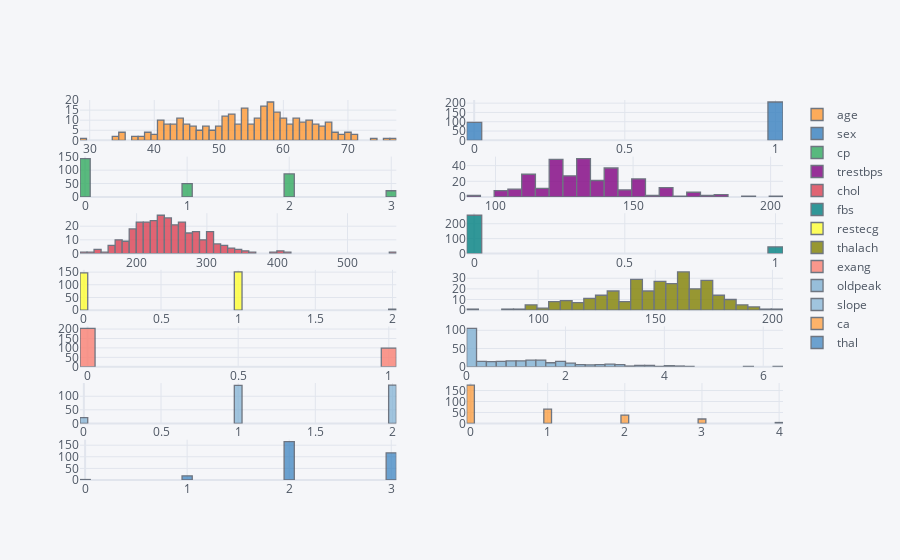

Here is the notebook cell this chart was saved with:
### Code cell
df[numerical].iplot(kind='histogram',subplots=True,bins=50)

### Figure 1 — Plotly figure (JSON) as saved in the notebook; plotly's stock layout.template omitted (floating-point values rounded to 4 significant figures; data arrays with more than 128 entries replaced by an {"elided": "..."} marker saying what was removed)
{"data": [{"histfunc": "count", "histnorm": "", "marker": {"color": "rgba(255, 153, 51, 1.0)", "line": {"color": "#4D5663", "width": 1.3}}, "name": "age", "nbinsx": 50, "opacity": 0.8, "orientation": "v", "type": "histogram", "x": {"elided": "302 int values"}, "xaxis": "x", "yaxis": "y"}, {"histfunc": "count", "histnorm": "", "marker": {"color": "rgba(55, 128, 191, 1.0)", "line": {"color": "#4D5663", "width": 1.3}}, "name": "sex", "nbinsx": 50, "opacity": 0.8, "orientation": "v", "type": "histogram", "x": {"elided": "302 int values"}, "xaxis": "x2", "yaxis": "y2"}, {"histfunc": "count", "histnorm": "", "marker": {"color": "rgba(50, 171, 96, 1.0)", "line": {"color": "#4D5663", "width": 1.3}}, "name": "cp", "nbinsx": 50, "opacity": 0.8, "orientation": "v", "type": "histogram", "x": {"elided": "302 int values"}, "xaxis": "x3", "yaxis": "y3"}, {"histfunc": "count", "histnorm": "", "marker": {"color": "rgba(128, 0, 128, 1.0)", "line": {"color": "#4D5663", "width": 1.3}}, "name": "trestbps", "nbinsx": 50, "opacity": 0.8, "orientation": "v", "type": "histogram", "x": {"elided": "302 int values"}, "xaxis": "x4", "yaxis": "y4"}, {"histfunc": "count", "histnorm": "", "marker": {"color": "rgba(219, 64, 82, 1.0)", "line": {"color": "#4D5663", "width": 1.3}}, "name": "chol", "nbinsx": 50, "opacity": 0.8, "orientation": "v", "type": "histogram", "x": {"elided": "302 int values"}, "xaxis": "x5", "yaxis": "y5"}, {"histfunc": "count", "histnorm": "", "marker": {"color": "rgba(0, 128, 128, 1.0)", "line": {"color": "#4D5663", "width": 1.3}}, "name": "fbs", "nbinsx": 50, "opacity": 0.8, "orientation": "v", "type": "histogram", "x": {"elided": "302 int values"}, "xaxis": "x6", "yaxis": "y6"}, {"histfunc": "count", "histnorm": "", "marker": {"color": "rgba(255, 255, 51, 1.0)", "line": {"color": "#4D5663", "width": 1.3}}, "name": "restecg", "nbinsx": 50, "opacity": 0.8, "orientation": "v", "type": "histogram", "x": {"elided": "302 int values"}, "xaxis": "x7", "yaxis": "y7"}, {"histfunc": "count", "histnorm": "", "marker": {"color": "rgba(128, 128, 0, 1.0)", "line": {"color": "#4D5663", "width": 1.3}}, "name": "thalach", "nbinsx": 50, "opacity": 0.8, "orientation": "v", "type": "histogram", "x": {"elided": "302 int values"}, "xaxis": "x8", "yaxis": "y8"}, {"histfunc": "count", "histnorm": "", "marker": {"color": "rgba(251, 128, 114, 1.0)", "line": {"color": "#4D5663", "width": 1.3}}, "name": "exang", "nbinsx": 50, "opacity": 0.8, "orientation": "v", "type": "histogram", "x": {"elided": "302 int values"}, "xaxis": "x9", "yaxis": "y9"}, {"histfunc": "count", "histnorm": "", "marker": {"color": "rgba(128, 177, 211, 1.0)", "line": {"color": "#4D5663", "width": 1.3}}, "name": "oldpeak", "nbinsx": 50, "opacity": 0.8, "orientation": "v", "type": "histogram", "x": {"elided": "302 float values"}, "xaxis": "x10", "yaxis": "y10"}, {"histfunc": "count", "histnorm": "", "marker": {"color": "rgba(128, 177, 211, 0.8999999999999999)", "line": {"color": "#4D5663", "width": 1.3}}, "name": "slope", "nbinsx": 50, "opacity": 0.8, "orientation": "v", "type": "histogram", "x": {"elided": "302 int values"}, "xaxis": "x11", "yaxis": "y11"}, {"histfunc": "count", "histnorm": "", "marker": {"color": "rgba(255, 153, 51, 0.8999999999999999)", "line": {"color": "#4D5663", "width": 1.3}}, "name": "ca", "nbinsx": 50, "opacity": 0.8, "orientation": "v", "type": "histogram", "x": {"elided": "302 int values"}, "xaxis": "x12", "yaxis": "y12"}, {"histfunc": "count", "histnorm": "", "marker": {"color": "rgba(55, 128, 191, 0.8999999999999999)", "line": {"color": "#4D5663", "width": 1.3}}, "name": "thal", "nbinsx": 50, "opacity": 0.8, "orientation": "v", "type": "histogram", "x": {"elided": "302 int values"}, "xaxis": "x13", "yaxis": "y13"}], "layout": {"barmode": "overlay", "legend": {"bgcolor": "#F5F6F9", "font": {"color": "#4D5663"}}, "paper_bgcolor": "#F5F6F9", "plot_bgcolor": "#F5F6F9", "title": {"font": {"color": "#4D5663"}}, "xaxis": {"anchor": "y", "domain": [0, 0.45], "gridcolor": "#E1E5ED", "showgrid": true, "tickfont": {"color": "#4D5663"}, "title": {"font": {"color": "#4D5663"}, "text": ""}, "zerolinecolor": "#E1E5ED"}, "xaxis10": {"anchor": "y10", "domain": [0.55, 1], "gridcolor": "#E1E5ED", "showgrid": true, "tickfont": {"color": "#4D5663"}, "title": {"font": {"color": "#4D5663"}, "text": ""}, "zerolinecolor": "#E1E5ED"}, "xaxis11": {"anchor": "y11", "domain": [0, 0.45], "gridcolor": "#E1E5ED", "showgrid": true, "tickfont": {"color": "#4D5663"}, "title": {"font": {"color": "#4D5663"}, "text": ""}, "zerolinecolor": "#E1E5ED"}, "xaxis12": {"anchor": "y12", "domain": [0.55, 1], "gridcolor": "#E1E5ED", "showgrid": true, "tickfont": {"color": "#4D5663"}, "title": {"font": {"color": "#4D5663"}, "text": ""}, "zerolinecolor": "#E1E5ED"}, "xaxis13": {"anchor": "y13", "domain": [0, 0.45], "gridcolor": "#E1E5ED", "showgrid": true, "tickfont": {"color": "#4D5663"}, "title": {"font": {"color": "#4D5663"}, "text": ""}, "zerolinecolor": "#E1E5ED"}, "xaxis14": {"anchor": "y14", "domain": [0.55, 1], "gridcolor": "#E1E5ED", "showgrid": true, "tickfont": {"color": "#4D5663"}, "title": {"font": {"color": "#4D5663"}, "text": ""}, "zerolinecolor": "#E1E5ED"}, "xaxis2": {"anchor": "y2", "domain": [0.55, 1], "gridcolor": "#E1E5ED", "showgrid": true, "tickfont": {"color": "#4D5663"}, "title": {"font": {"color": "#4D5663"}, "text": ""}, "zerolinecolor": "#E1E5ED"}, "xaxis3": {"anchor": "y3", "domain": [0, 0.45], "gridcolor": "#E1E5ED", "showgrid": true, "tickfont": {"color": "#4D5663"}, "title": {"font": {"color": "#4D5663"}, "text": ""}, "zerolinecolor": "#E1E5ED"}, "xaxis4": {"anchor": "y4", "domain": [0.55, 1], "gridcolor": "#E1E5ED", "showgrid": true, "tickfont": {"color": "#4D5663"}, "title": {"font": {"color": "#4D5663"}, "text": ""}, "zerolinecolor": "#E1E5ED"}, "xaxis5": {"anchor": "y5", "domain": [0, 0.45], "gridcolor": "#E1E5ED", "showgrid": true, "tickfont": {"color": "#4D5663"}, "title": {"font": {"color": "#4D5663"}, "text": ""}, "zerolinecolor": "#E1E5ED"}, "xaxis6": {"anchor": "y6", "domain": [0.55, 1], "gridcolor": "#E1E5ED", "showgrid": true, "tickfont": {"color": "#4D5663"}, "title": {"font": {"color": "#4D5663"}, "text": ""}, "zerolinecolor": "#E1E5ED"}, "xaxis7": {"anchor": "y7", "domain": [0, 0.45], "gridcolor": "#E1E5ED", "showgrid": true, "tickfont": {"color": "#4D5663"}, "title": {"font": {"color": "#4D5663"}, "text": ""}, "zerolinecolor": "#E1E5ED"}, "xaxis8": {"anchor": "y8", "domain": [0.55, 1], "gridcolor": "#E1E5ED", "showgrid": true, "tickfont": {"color": "#4D5663"}, "title": {"font": {"color": "#4D5663"}, "text": ""}, "zerolinecolor": "#E1E5ED"}, "xaxis9": {"anchor": "y9", "domain": [0, 0.45], "gridcolor": "#E1E5ED", "showgrid": true, "tickfont": {"color": "#4D5663"}, "title": {"font": {"color": "#4D5663"}, "text": ""}, "zerolinecolor": "#E1E5ED"}, "yaxis": {"anchor": "x", "domain": [0.8939, 1], "gridcolor": "#E1E5ED", "showgrid": true, "tickfont": {"color": "#4D5663"}, "title": {"font": {"color": "#4D5663"}, "text": ""}, "zerolinecolor": "#E1E5ED"}, "yaxis10": {"anchor": "x10", "domain": [0.298, 0.4041], "gridcolor": "#E1E5ED", "showgrid": true, "tickfont": {"color": "#4D5663"}, "title": {"font": {"color": "#4D5663"}, "text": ""}, "zerolinecolor": "#E1E5ED"}, "yaxis11": {"anchor": "x11", "domain": [0.149, 0.2551], "gridcolor": "#E1E5ED", "showgrid": true, "tickfont": {"color": "#4D5663"}, "title": {"font": {"color": "#4D5663"}, "text": ""}, "zerolinecolor": "#E1E5ED"}, "yaxis12": {"anchor": "x12", "domain": [0.149, 0.2551], "gridcolor": "#E1E5ED", "showgrid": true, "tickfont": {"color": "#4D5663"}, "title": {"font": {"color": "#4D5663"}, "text": ""}, "zerolinecolor": "#E1E5ED"}, "yaxis13": {"anchor": "x13", "domain": [0, 0.1061], "gridcolor": "#E1E5ED", "showgrid": true, "tickfont": {"color": "#4D5663"}, "title": {"font": {"color": "#4D5663"}, "text": ""}, "zerolinecolor": "#E1E5ED"}, "yaxis14": {"anchor": "x14", "domain": [0, 0.1061], "gridcolor": "#E1E5ED", "showgrid": true, "tickfont": {"color": "#4D5663"}, "title": {"font": {"color": "#4D5663"}, "text": ""}, "zerolinecolor": "#E1E5ED"}, "yaxis2": {"anchor": "x2", "domain": [0.8939, 1], "gridcolor": "#E1E5ED", "showgrid": true, "tickfont": {"color": "#4D5663"}, "title": {"font": {"color": "#4D5663"}, "text": ""}, "zerolinecolor": "#E1E5ED"}, "yaxis3": {"anchor": "x3", "domain": [0.7449, 0.851], "gridcolor": "#E1E5ED", "showgrid": true, "tickfont": {"color": "#4D5663"}, "title": {"font": {"color": "#4D5663"}, "text": ""}, "zerolinecolor": "#E1E5ED"}, "yaxis4": {"anchor": "x4", "domain": [0.7449, 0.851], "gridcolor": "#E1E5ED", "showgrid": true, "tickfont": {"color": "#4D5663"}, "title": {"font": {"color": "#4D5663"}, "text": ""}, "zerolinecolor": "#E1E5ED"}, "yaxis5": {"anchor": "x5", "domain": [0.5959, 0.702], "gridcolor": "#E1E5ED", "showgrid": true, "tickfont": {"color": "#4D5663"}, "title": {"font": {"color": "#4D5663"}, "text": ""}, "zerolinecolor": "#E1E5ED"}, "yaxis6": {"anchor": "x6", "domain": [0.5959, 0.702], "gridcolor": "#E1E5ED", "showgrid": true, "tickfont": {"color": "#4D5663"}, "title": {"font": {"color": "#4D5663"}, "text": ""}, "zerolinecolor": "#E1E5ED"}, "yaxis7": {"anchor": "x7", "domain": [0.4469, 0.5531], "gridcolor": "#E1E5ED", "showgrid": true, "tickfont": {"color": "#4D5663"}, "title": {"font": {"color": "#4D5663"}, "text": ""}, "zerolinecolor": "#E1E5ED"}, "yaxis8": {"anchor": "x8", "domain": [0.4469, 0.5531], "gridcolor": "#E1E5ED", "showgrid": true, "tickfont": {"color": "#4D5663"}, "title": {"font": {"color": "#4D5663"}, "text": ""}, "zerolinecolor": "#E1E5ED"}, "yaxis9": {"anchor": "x9", "domain": [0.298, 0.4041], "gridcolor": "#E1E5ED", "showgrid": true, "tickfont": {"color": "#4D5663"}, "title": {"font": {"color": "#4D5663"}, "text": ""}, "zerolinecolor": "#E1E5ED"}}}
